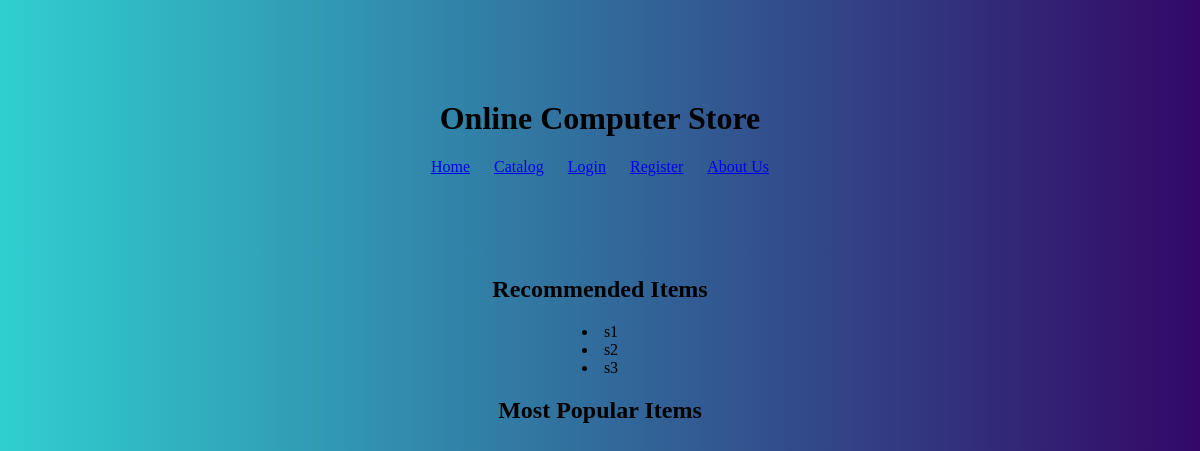
Before: / with the older database file.
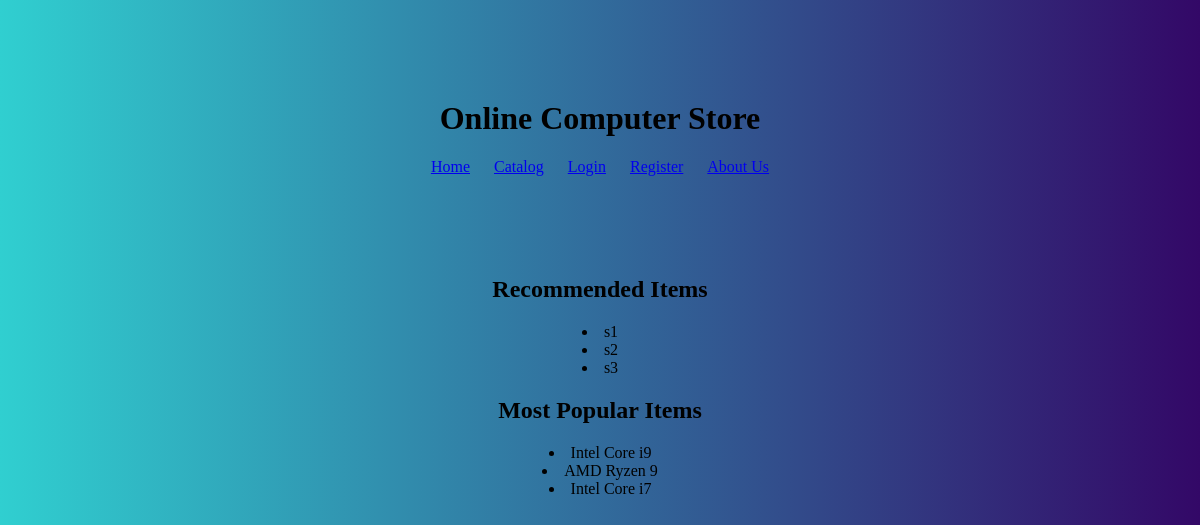
After: the same page with the newer database file.
### onlineComputerStore/models.py (models this page shows)
class Items(models.Model):
    name = models.CharField(max_length=20)
    price = models.FloatField()
    quantity = models.IntegerField(default=0)
    discount = models.FloatField()
    rating = models.FloatField()
    keyword = models.CharField(max_length=10)
    quantity_sold = models.IntegerField(default=0)

### onlineComputerStore/views.py (the view)
# urls.py: path('', views.index),
def index(request):
    suggested_list = ['s1', 's2', 's3']
    popular_list = Items.objects.order_by('quantity_sold')[0:3]
    return render(request, 'index.html', {'popular_list': popular_list, 'suggested_list': suggested_list})

### onlineComputerStore/templates/index.html (shortened to what this page needs)
{% load static %}
<link rel="stylesheet" href="{% static 'css/index.css' %}">
<!DOCTYPE html>
<html lang="en" >
<head>
    <h1 class="maintext">Online Computer Store</h1>
</head>
<body class="wrap">
<div class="navBar">
    <a href="/">Home</a>
    <a href="/">Catalog</a>
    <a href="/login">Login</a>
    <a href="/register">Register</a>
    <a href="/aboutus">About Us</a>
</div>
<div class="maintext">
    <h2>Recommended Items</h2>
    {% for item in suggested_list %}
        <li>{{ item }}</li>
    {% endfor %}
    <h2>Most Popular Items</h2>
    {% for item in popular_list %}
        <li>{{ item.name }}</li>
    {% endfor %}
</body>
</html>

### onlineComputerStore/static/css/index.css (style rules this page uses)
.wrap { height: 100%; background-image: linear-gradient(to right, #30cfd0, #330867); }
.maintext { text-align: center; margin-top: 100px; }
.navBar { text-align: center; }
.navBar a { padding: 10px; }

Changed rows visible on the page:
added Items: name "Intel Core i9"
added Items: name "AMD Ryzen 9"
added Items: name "Intel Core i7"
